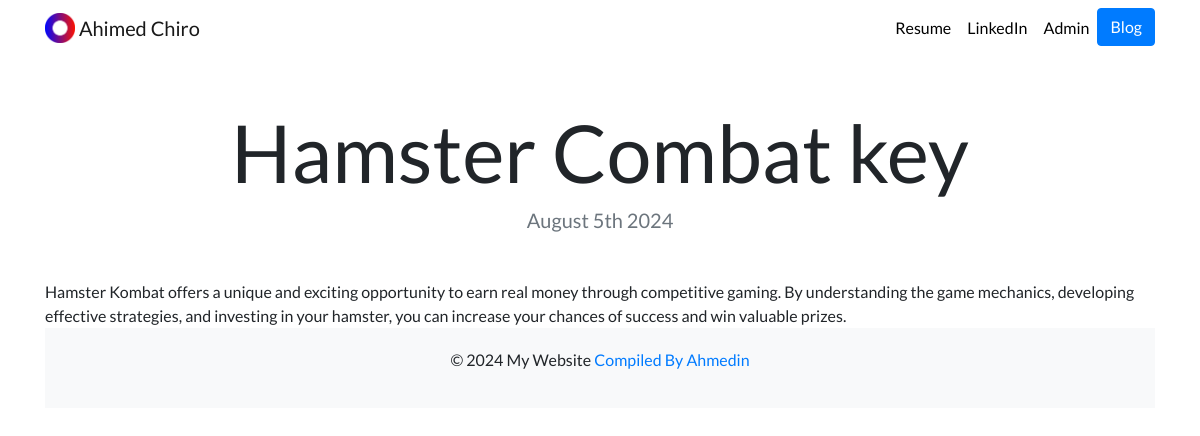
Page /blog/3/ on the committed database.
### blog/models.py (models this page shows, shortened)
class Blog(models.Model):
    title = models.CharField(max_length=200)
    description = models.TextField()
    date = models.DateField()

### blog/views.py (the view)
# urls.py: path('<int:blog_id>/', views.detail, name='detail')
def detail(request,blog_id):
    blog =get_object_or_404(Blog,pk=blog_id)
    return render(request,'blog/detail.html',{'blog':blog})

### blog/templates/blog/detail.html (shortened to what this page needs)
{% extends "portfolio/base.html" %}
{% load static %}
{% block content %}
<h1 class="text-center mt-5" id="blogdetailtitle">{{ blog.title }}</h1>
<h5 class="text-center text-muted mb-5">{{ blog.date|date:'F jS Y' }}</h5>
{{ blog.description|safe }}
{% endblock %}

### portfolio/static/portfolio/custom.css (style rules this page uses)
body { font-family: 'Lato', sans-serif; }
@media (min-width: 992px) { #blogdetailtitle { font-size: 5rem; } }

### rows in the picture
Blog: title "Hamster Combat key", date "August 5th 2024", description "Hamster Kombat offers a unique and exciting opportunity to earn real money through competitive gaming. By understanding the game mechanics, developing effective strategies, and investing in your hamster, you can increase your chances of success and win valuable prizes."
